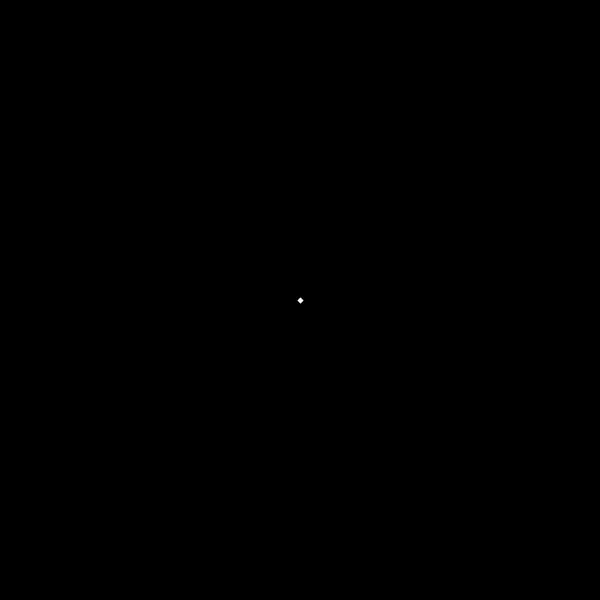
Frame 1 (no input)
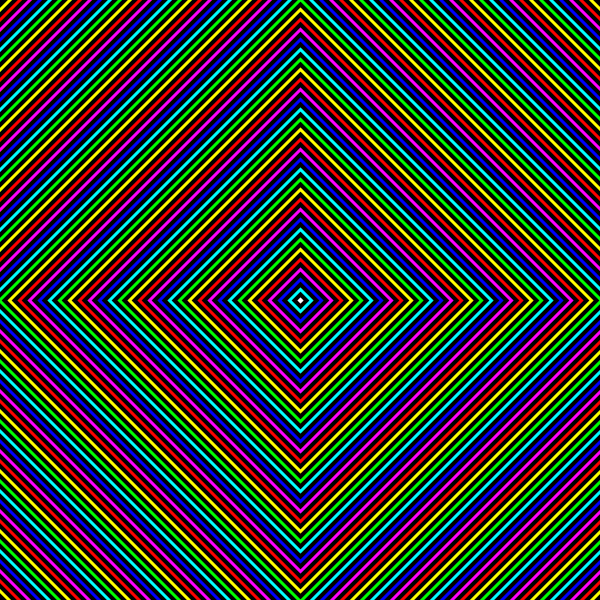
Frame 60 (the mouse pressed at the canvas centre just before this capture)
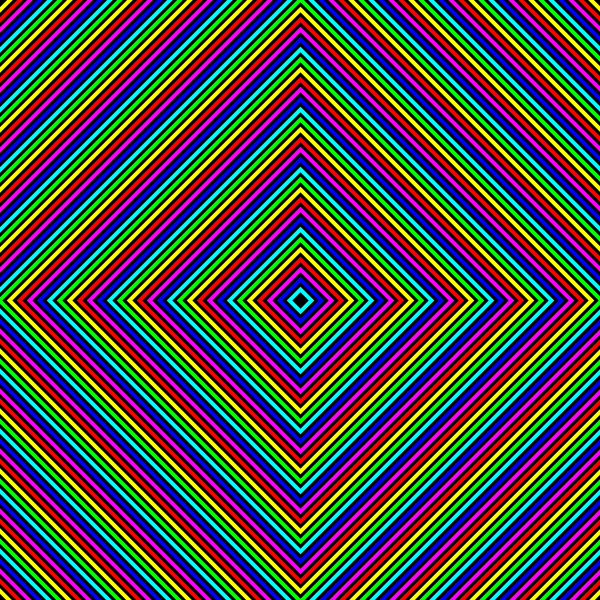
Frame 120 (the mouse held since frame 60 and released just before this capture)

The Processing sketch that drew these frames (run headless with seeded random() and noise(); from frame 60 on, the mouse is pressed at the canvas centre):

// Processing sketch: void_rainbow
// ── void_rainbow.pde
int up = 301;
int down = 299;
int stroke = 3;
int bool1 = 255;
int bool2 = 255;
int bool3 = 255;
int temp = 0;

//creates list of colours to swap through
int[] b = { 255, 255, 0 };
int[] g = { 255, 0, 255 };
int[] r = { 0, 255, 255 };
int[] c = { 255, 0, 0 };
int[] ma = { 0, 255, 0 };
int[] y = { 0, 0, 255 };
int[][] colourswap = { r, y, g, c, b, ma };

void setup() {
  background(0, 0, 0);
  size(600, 600);
}

void draw() {
  
 
//  bool1 = colourswap[temp][0]; 
//  bool2 = colourswap[temp][1];
//  bool3 = colourswap[temp][2];


  
  stroke(bool1, bool2, bool3);
  strokeWeight(stroke);
  noFill();
  quad(300, up, down, 300, 300, down, up, 300);
  up = up + 10;
  down = down - 10;
  if(up >= 900) {
    bool1 = 0; 
    bool2 = 0;
    bool3 = 0;
    stroke = 4;
    up = 301;
    down = 299;
    }
  else {
    bool1 = colourswap[temp][0]; 
    bool2 = colourswap[temp][1];
    bool3 = colourswap[temp][2];
    //up = 301;
    //down = 299;
    //quad(300, up, down, 300, 300, down, up, 300);
  }
  
  
 if(temp == 5) {
   temp = 0;
 }
 else {
   temp = temp + 1;
 }
  
  
}
